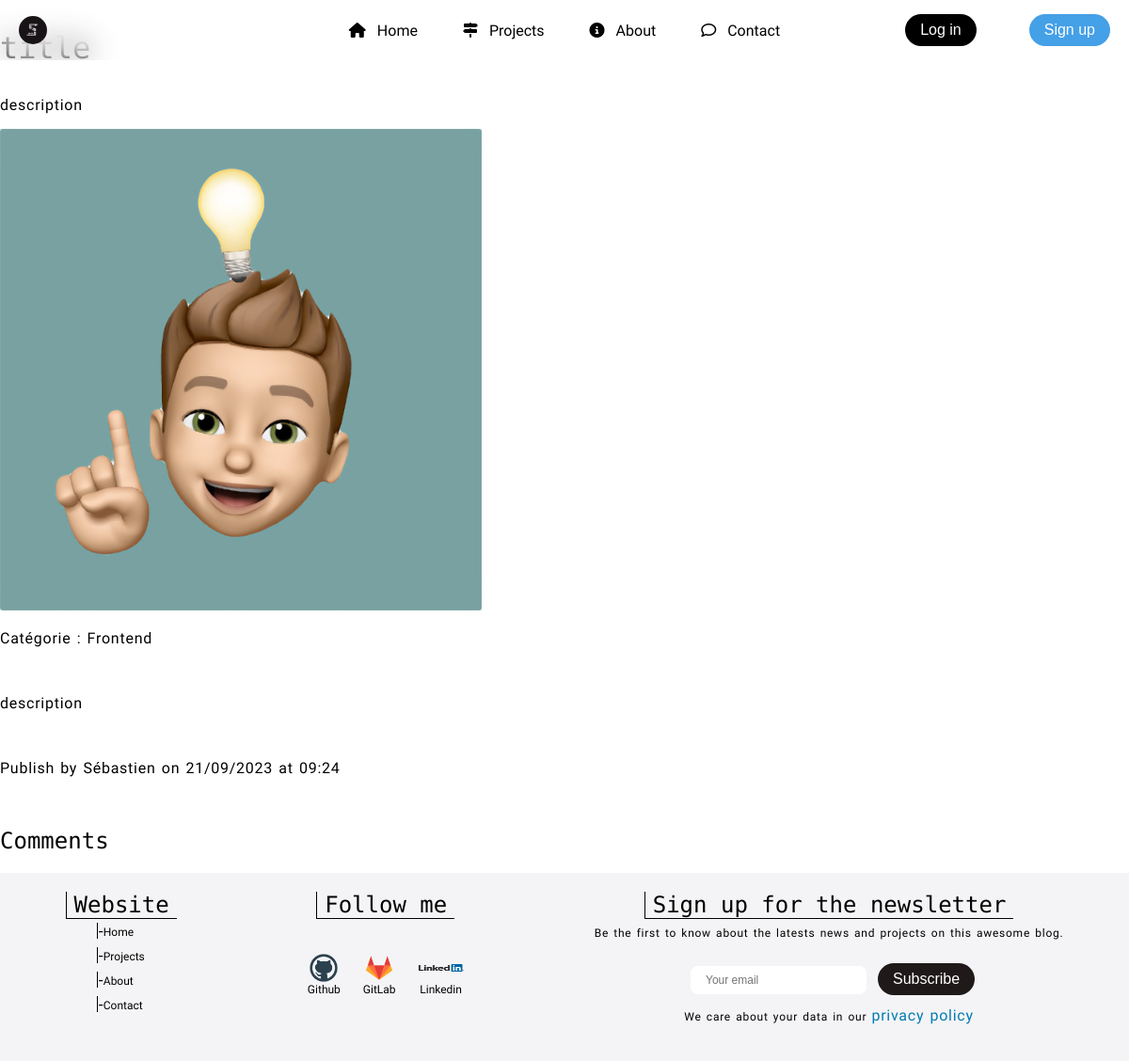
The page /index.php?page=post&action=get&option=view&id=27 on the database its author committed.
### tables this page shows
CREATE TABLE `post` (
  `id` int(11) NOT NULL,
  `author_id` int(11) NOT NULL,
  `category` varchar(50) NOT NULL,
  `title` varchar(255) NOT NULL,
  `description` varchar(255) NOT NULL,
  `picture` varchar(255) NOT NULL DEFAULT 'https://picsum.photos/530/200?random=',
  `content` text NOT NULL,
  `keywords` varchar(255) NOT NULL,
  `site_link` varchar(255) NOT NULL,
  `github_link` varchar(255) NOT NULL,
  `created_at` timestamp NOT NULL DEFAULT CURRENT_TIMESTAMP,
  `updated_at` datetime DEFAULT NULL
);

CREATE TABLE `user` (
  `id` int(11) NOT NULL,
  `username` varchar(255) NOT NULL,
  `firstname` varchar(255) DEFAULT NULL,
  `lastname` varchar(255) DEFAULT NULL,
  `email` varchar(255) NOT NULL,
  `birthday` date DEFAULT NULL,
  `profile_picture` varchar(255) NOT NULL DEFAULT 'https://www.freeiconspng.com/uploads/no-image-icon-33.png',
  `created_at` datetime NOT NULL DEFAULT CURRENT_TIMESTAMP,
  `updated_at` varchar(255) DEFAULT NULL
);

### src/controllers/constructor/ControllerConstructor.php (called while the page is built, shortened)
<?php
require_once './src/model/post.php';
require_once './src/model/comment.php';
class ControllerConstructor extends ModelConstructorController
{
	private $datas;
	private $title = 'My Awesome Blog !! - ';
	private $templatePath;
	private function setTitleAndTemplatePath($titleAppendix, $templatePathAppendix)
	{
		$this->title .= $titleAppendix;
		$this->templatePath = $templatePathAppendix;
	}
	public function buildControllerMethod($page, $action = null, $option = null, $id = null)
	{
		if (empty($this->datas)) {
			$this->datas = parent::buildModelMethod($page, $action, $option, $id);
		}
		$this->view = new View($this->templatePath, $this->title);
		$this->view->render(['title' => $this->title, 'page' => $page, 'datas' => $this->datas, 'filter' => $option]);
	}
}

### index.php (called while the page is built, shortened)
<?php
$router = new Router();
$router->routerRequest();

### src/model/post.php (called while the page is built, shortened)
<?php
require_once "./src/model/dbConnect.php";
class Post extends dbConnect
{
	public function __construct(
		$id = null,
		$author_id = null,
		$author_username = null,
		$category = null,
		$picture = null,
		$title = null,
		$description = null,
		$content = null,
		$keywords = null,
		$siteLink = null,
		$githubLink = null,
		$created_at = null,
		$comments = null,
		$updated_at = null
	) {
		$this->author_username = $author_username;
		$this->category = $category;
		$this->picture = $picture;
		$this->title = $title;
		$this->description = $description;
		$this->content = $content;
		$this->created_at = $created_at;
	}
	public static function getPost($id)
	{
		$sql = parent::executeRequest("SELECT * FROM post WHERE id = ?", array($id));
		if ($sql->rowCount() > 0) {
			$post = $sql->fetch(PDO::FETCH_ASSOC);
			$author = User::getUser($post['author_id']);
			$post['created_at'] = Tools::formatDate($post['created_at']);
			if ($post['updated_at'] !== null) {
				$post['updated_at'] = Tools::formatDate($post['updated_at']);
			} else {
				$post['updated_at'] = null;
			};
			return new Post($post['id'], $author->id, $author->username, $post['category'], $post['picture'], $post['title'], $post['description'], $post['content'], $post['keywords'], $post['site_link'], $post['github_link'], $post['created_at'], $post['updated_at']);
		} else {
			throw new Exception("No article found for the id '$id'", 400);
		}
	}
}

### src/model/dbConnect.php (called while the page is built, shortened)
<?php
abstract class DbConnect
{
	private static $db;
	protected static function executeRequest($sql, $params = null)
	{
		if ($params === null) {
			$result = self::getDb()->query($sql);
		} else {
			$result = self::getDb()->prepare($sql);
			$result->execute($params);
		}
		return $result;
	}
	private static function getDb()
	{
		if (self::$db === null) {
			$host = DB_HOST;
			$port = DB_PORT;
			$db = DB_NAME;
			$user = DB_USER;
			$password = DB_PASSWORD;
			self::$db = new PDO(
				'mysql:host=' . $host . ';dbname=' . $db . ';port=' . $port . ';charset=utf8',
				$user,
				$password,
				array(PDO::ATTR_ERRMODE => PDO::ERRMODE_EXCEPTION)
			);
		}
		return self::$db;
	}
}

### src/controllers/constructor/ModelConstructor.php (called while the page is built, shortened)
<?php
abstract class ModelConstructorController
{
	protected function buildModelMethod($page, $action = null, $option = null, $id = null)
	{
		switch ($page) {
			case 'post':
				switch ($action) {
					case 'get':
						$modelPost = ucfirst($page);
						$methodPost = $action . ucfirst($page);
						$this->datas = $modelPost::$methodPost($id);
						$modelComments = 'Comment';
						$methodComments = 'getComments';
						$this->datas->comments = $modelComments::$methodComments($id);
						return $this->datas;
						break;
				}
				break;
		}
	}
}

### src/model/user.php (called while the page is built, shortened)
<?php
require_once './src/model/dbConnect.php';
class User extends dbConnect
{
	public static function getUser(int $id)
	{
		$sql = parent::executeRequest("SELECT * FROM user WHERE id = ?", array($id));
		$user = $sql->fetch();
		return new User($user['id'], $user['username'], $user['firstname'], $user['lastname'], $user['email'], '', Tools::formatDateForBirthday($user['birthday']), $user['profile_picture'], $user['created_at'], $user['updated_at']);
	}
}

### templates/post/postView.php (the view, shortened to what this page needs)
<section class="post__detail__container">
	<article>
		<h1 class="post__title"><?= $datas->title ?></h1>
		<p class="description"><?= $datas->description ?></p>
		<img src="<?= $datas->picture ?>" alt="#">
		<br>
		<p>Catégorie : <span class="post__category"><?= $datas->category ?></span></p>
		<br>
		<p class="post__content"><?= $datas->content ?></p>
		<br>
		<p class="post__dates">Publish by <span class="post__author"><?= $datas->author_username ?></span> on
			<?= $datas->created_at ?></p>
		<br>
	</article>
</section>
<?php require_once './templates/comment/comment.php'; ?>

### rows shown on the page
post: title "title", description "description", picture (picture), category "Frontend", content "description"
user: username "Sébastien"

### other values the page prints
$datas->created_at "21/09/2023 at 09:24"
